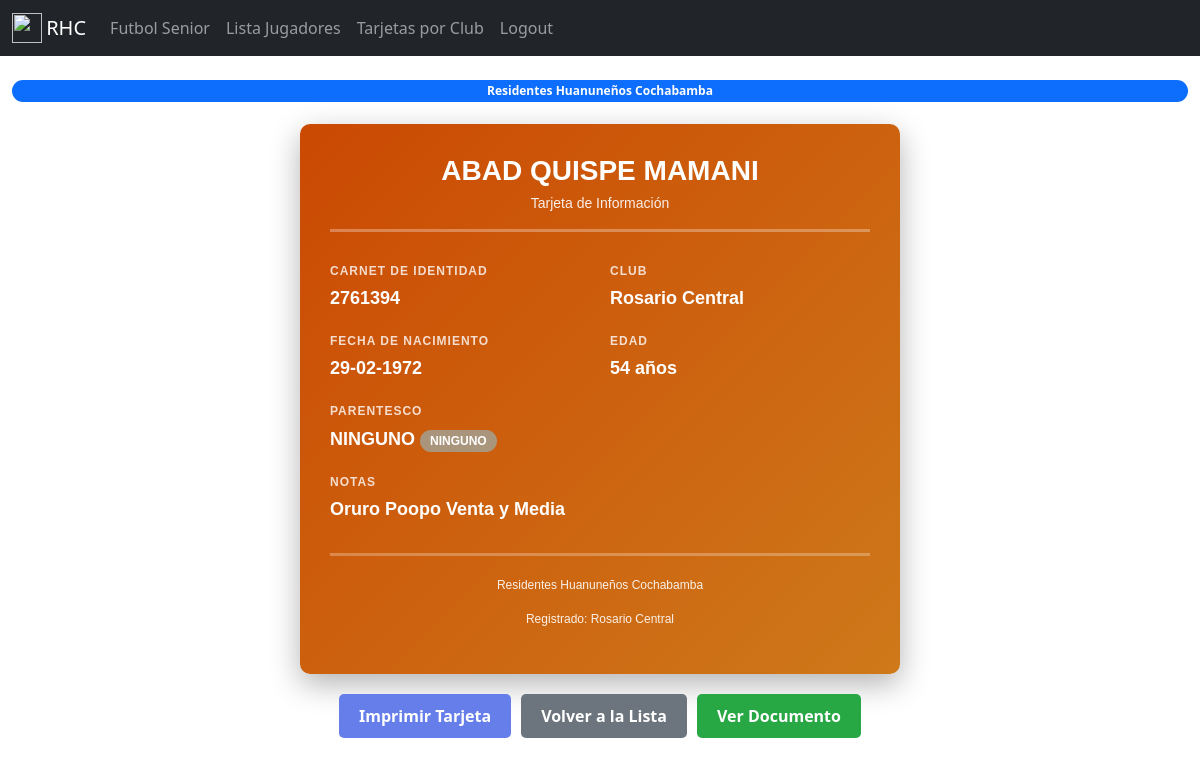
The app's page /player_card/68 (signed in) with its own data.
### tables this page shows
CREATE TABLE "player" (
	"register"	TEXT,
	"name"	TEXT,
	"last"	TEXT,
	"ci"	TEXT,
	"fechanacimiento"	TEXT,
	"parentesco"	TEXT,
	"notas"	TEXT,
	"club"	TEXT,
	"gestion"	TEXT DEFAULT 2025
);

### app.py (the view)
@app.route("/player_card/<int:player_id>")
@login_required
def player_card(player_id):
    with sqlite3.connect("rhc_database.db") as con:
        con.row_factory = dict_factory
        cur = con.cursor()
        cur.execute("SELECT * FROM player WHERE rowid = ?", [player_id])
        player = cur.fetchone()
    if not player:
        flash("Player not found")
        return redirect(url_for("list_player"))
    fecha_nac = (
        player["fechanacimiento"].replace("/", "-")
        if player["fechanacimiento"].find("/") != -1
        else player["fechanacimiento"]
    )
    player["fechanacimiento"] = fecha_nac
    player["edad"] = calculate_age(fecha_nac)
    name_pdf = (
        player["name"].replace(" ", "_").lower()
        + "_"
        + player["last"].replace(" ", "_").lower()
    )
    new_name_pdf = name_pdf.replace("ñ", "n")
    url_pdf = "static/resources/" + player["club"].lower() + "/" + new_name_pdf + ".pdf"
    player["imagen"] = url_pdf
    return render_template("player_card.html", player=player)

### app.py (called while the page is built)
@login_manager.user_loader
def load_user(user_id):
    with sqlite3.connect("rhc_database.db") as con:
        con.row_factory = dict_factory
        cur = con.cursor()
        cur.execute("SELECT * FROM users WHERE id = ?", [user_id])
        user_data = cur.fetchone()
        if user_data:
            return User(user_data["id"], user_data["username"], user_data["password"])
    return None

def calculate_age(birthdate):
    day, month, year = map(int, birthdate.split("-"))
    today = datetime.date.today()
    age = today.year - year - ((today.month, today.day) < (month, day))
    return age

@app.teardown_appcontext
def close_connection(exception):
    db = getattr(g, "_database", None)
    if db is not None:
        db.close()

def dict_factory(cursor, row):
    d = {}
    for idx, col in enumerate(cursor.description):
        d[col[0]] = row[idx]
    return d

### templates/player_card.html (shortened to what this page needs)
{% extends "base.html" %}
{% block content %}
<div class="container">
    <div class="player-card">
        <div class="card-header">
            <h1>{{ player.name }} {{ player.last }}</h1>
            <p>Tarjeta de Información</p>
        </div>
        <div class="card-body">
            <div class="info-section">
                <span class="info-label">Carnet de Identidad</span>
                <span class="info-value">{{ player.ci }}</span>
            </div>
            <div class="info-section">
                <span class="info-label">Club</span>
                <span class="info-value">{{ player.club }}</span>
            </div>
            <div class="info-section">
                <span class="info-label">Fecha de Nacimiento</span>
                <span class="info-value">{{ player.fechanacimiento }}</span>
            </div>
            <div class="info-section">
                <span class="info-label">Edad</span>
                <span class="info-value">{{ player.edad }} años</span>
            </div>
            <div class="info-section">
                <span class="info-label">Parentesco</span>
                <span class="info-value">
                    {{ player.parentesco }}
                    <span class="badge parentesco-badge">{{ player.parentesco }}</span>
                </span>
            </div>
            {% if player.notas %}
            <div class="info-section full-width">
                <span class="info-label">Notas</span>
                <span class="info-value">{{ player.notas }}</span>
            </div>
            {% endif %}
        </div>
        <div class="card-footer">
            <p>Residentes Huanuneños Cochabamba</p>
            <p>Registrado: {{ player.club }}</p>
        </div>
    </div>
    <div class="actions no-print">
        <button class="btn btn-print" onclick="window.print()">Imprimir Tarjeta</button>
        <a href="{{ url_for('list_player') }}" class="btn btn-back">Volver a la Lista</a>
        {% if player.imagen %}
        <a href="{{ player.imagen }}" target="_blank" class="btn btn-view-doc">Ver Documento</a>
        {% endif %}
    </div>
</div>
{% endblock %}

### templates/player_card.html (style rules this page uses)
.player-card { background: linear-gradient(135deg, #cb4903 0%, #ce791a 100%); max-width: 600px; margin: 20px auto; border-radius: 10px; box-shadow: 0 10px 30px rgba(0,0,0,0.3); padding: 30px; color: white; font-family: 'Arial', sans-serif; }
.card-header { text-align: center; margin-bottom: 30px; border-bottom: 3px solid rgba(255,255,255,0.3); padding-bottom: 15px; }
.card-header h1 { margin: 0; font-size: 28px; font-weight: bold; text-transform: uppercase; }
.card-header p { margin: 5px 0 0 0; font-size: 14px; opacity: 0.9; }
.card-body { display: grid; grid-template-columns: 1fr 1fr; gap: 20px; }
.info-section { display: flex; flex-direction: column; }
.info-label { font-size: 12px; text-transform: uppercase; font-weight: bold; opacity: 0.8; margin-bottom: 5px; letter-spacing: 1px; }
.info-value { font-size: 18px; font-weight: bold; word-break: break-word; }
.full-width { grid-column: 1 / -1; }
.card-footer { margin-top: 30px; padding-top: 20px; border-top: 3px solid rgba(255,255,255,0.3); text-align: center; font-size: 12px; opacity: 0.9; }
.actions { display: flex; gap: 10px; justify-content: center; margin-top: 20px; no-print: true; }
.btn { padding: 10px 20px; border: none; border-radius: 5px; cursor: pointer; font-weight: bold; text-decoration: none; display: inline-block; }
.btn-print { background-color: #667eea; color: white; }
.btn-back { background-color: #6c757d; color: white; }
.btn-view-doc { background-color: #28a745; color: white; }
.badge { display: inline-block; padding: 5px 10px; background-color: rgba(255,255,255,0.3); border-radius: 20px; font-size: 12px; font-weight: bold; margin-top: 5px; }
.parentesco-badge { background-color: rgba(135,206,235,0.5); }

### records on screen
player: name "ABAD", last "QUISPE MAMANI", ci "2761394", club "Rosario Central", fechanacimiento "29-02-1972", parentesco "NINGUNO", notas "Oruro Poopo Venta y Media"

### other values on screen
{{ player.edad }} "54"
